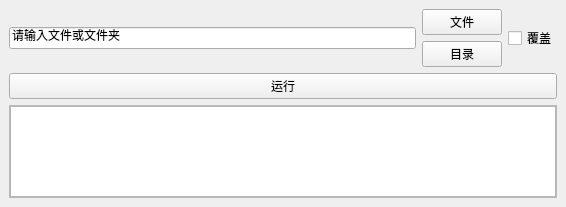
<?xml version="1.0" encoding="UTF-8"?>
<ui version="4.0">
 <class>fileCompression</class>
 <widget class="QMainWindow" name="fileCompression">
  <property name="geometry">
   <rect>
    <x>0</x>
    <y>0</y>
    <width>566</width>
    <height>207</height>
   </rect>
  </property>
  <property name="windowTitle">
   <string>fileCompression</string>
  </property>
  <widget class="QWidget" name="centralwidget">
   <layout class="QVBoxLayout" name="verticalLayout">
    <item>
     <layout class="QVBoxLayout" name="verticalLayout_2">
      <property name="spacing">
       <number>6</number>
      </property>
      <item>
       <layout class="QHBoxLayout" name="horizontalLayout">
        <item>
         <widget class="QLineEdit" name="fileInput">
          <property name="cursor">
           <cursorShape>IBeamCursor</cursorShape>
          </property>
          <property name="text">
           <string>请输入文件或文件夹</string>
          </property>
         </widget>
        </item>
        <item>
         <layout class="QVBoxLayout" name="verticalLayout_3">
          <item>
           <widget class="QPushButton" name="fileChoseBtn">
            <property name="text">
             <string>文件</string>
            </property>
           </widget>
          </item>
          <item>
           <widget class="QPushButton" name="folderChoseBtn">
            <property name="text">
             <string>目录</string>
            </property>
           </widget>
          </item>
         </layout>
        </item>
        <item>
         <widget class="QCheckBox" name="isCoverCheck">
          <property name="text">
           <string>覆盖</string>
          </property>
         </widget>
        </item>
       </layout>
      </item>
      <item>
       <widget class="QPushButton" name="runBtn">
        <property name="minimumSize">
         <size>
          <width>0</width>
          <height>0</height>
         </size>
        </property>
        <property name="text">
         <string>运行</string>
        </property>
       </widget>
      </item>
      <item>
       <widget class="QScrollArea" name="scrollArea">
        <property name="widgetResizable">
         <bool>true</bool>
        </property>
        <widget class="QWidget" name="scrollAreaWidgetContents">
         <property name="geometry">
          <rect>
           <x>0</x>
           <y>0</y>
           <width>544</width>
           <height>94</height>
          </rect>
         </property>
         <layout class="QVBoxLayout" name="verticalLayout_4">
          <property name="spacing">
           <number>0</number>
          </property>
          <property name="margin">
           <number>0</number>
          </property>
          <item>
           <widget class="QTextEdit" name="dealView"/>
          </item>
         </layout>
        </widget>
       </widget>
      </item>
     </layout>
    </item>
   </layout>
  </widget>
 </widget>
 <resources/>
 <connections/>
</ui>
